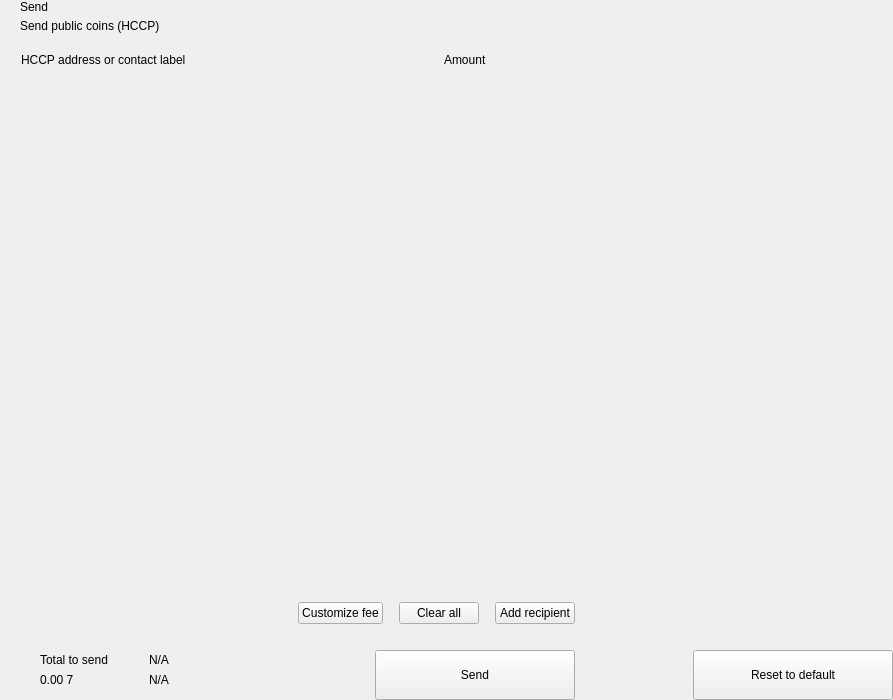
<?xml version="1.0" encoding="UTF-8"?>
<ui version="4.0">
 <class>send</class>
 <widget class="QWidget" name="send">
  <property name="geometry">
   <rect>
    <x>0</x>
    <y>0</y>
    <width>893</width>
    <height>700</height>
   </rect>
  </property>
  <property name="windowTitle">
   <string>Form</string>
  </property>
  <layout class="QHBoxLayout" name="horizontalLayout_2" stretch="2,1">
   <property name="spacing">
    <number>0</number>
   </property>
   <property name="leftMargin">
    <number>0</number>
   </property>
   <property name="topMargin">
    <number>0</number>
   </property>
   <property name="rightMargin">
    <number>0</number>
   </property>
   <property name="bottomMargin">
    <number>0</number>
   </property>
   <item>
    <widget class="QWidget" name="left" native="true">
     <layout class="QVBoxLayout" name="verticalLayout_3">
      <property name="spacing">
       <number>0</number>
      </property>
      <property name="leftMargin">
       <number>0</number>
      </property>
      <property name="topMargin">
       <number>0</number>
      </property>
      <property name="rightMargin">
       <number>0</number>
      </property>
      <property name="bottomMargin">
       <number>0</number>
      </property>
      <item>
       <layout class="QVBoxLayout" name="verticalLayout_22" stretch="0,0,0,1,0,0,0,0">
        <property name="spacing">
         <number>0</number>
        </property>
        <item>
         <layout class="QHBoxLayout" name="horizontalLayout_3">
          <property name="spacing">
           <number>0</number>
          </property>
          <property name="leftMargin">
           <number>20</number>
          </property>
          <property name="rightMargin">
           <number>20</number>
          </property>
          <item>
           <layout class="QVBoxLayout" name="verticalLayout">
            <property name="spacing">
             <number>5</number>
            </property>
            <item>
             <widget class="QLabel" name="labelTitle">
              <property name="text">
               <string>Send</string>
              </property>
              <property name="alignment">
               <set>Qt::AlignLeading|Qt::AlignLeft|Qt::AlignVCenter</set>
              </property>
             </widget>
            </item>
            <item>
             <widget class="QLabel" name="labelSubtitle1">
              <property name="text">
               <string>Send public coins (HCCP)</string>
              </property>
             </widget>
            </item>
           </layout>
          </item>
          <item>
           <spacer name="horizontalSpacer">
            <property name="orientation">
             <enum>Qt::Horizontal</enum>
            </property>
            <property name="sizeHint" stdset="0">
             <size>
              <width>40</width>
              <height>20</height>
             </size>
            </property>
           </spacer>
          </item>
         </layout>
        </item>
        <item>
         <spacer name="verticalSpacer_2">
          <property name="orientation">
           <enum>Qt::Vertical</enum>
          </property>
          <property name="sizeType">
           <enum>QSizePolicy::Fixed</enum>
          </property>
          <property name="sizeHint" stdset="0">
           <size>
            <width>20</width>
            <height>20</height>
           </size>
          </property>
         </spacer>
        </item>
        <item>
         <layout class="QHBoxLayout" name="horizontalLayout" stretch="6,0,2">
          <property name="spacing">
           <number>0</number>
          </property>
          <property name="leftMargin">
           <number>10</number>
          </property>
          <property name="topMargin">
           <number>0</number>
          </property>
          <property name="rightMargin">
           <number>20</number>
          </property>
          <property name="bottomMargin">
           <number>0</number>
          </property>
          <item>
           <widget class="QLabel" name="labelSubtitleAddress">
            <property name="styleSheet">
             <string notr="true">margin-left:8px;</string>
            </property>
            <property name="text">
             <string>HCCP address or contact label</string>
            </property>
           </widget>
          </item>
          <item>
           <spacer name="horizontalSpacer_3">
            <property name="orientation">
             <enum>Qt::Horizontal</enum>
            </property>
            <property name="sizeType">
             <enum>QSizePolicy::Fixed</enum>
            </property>
            <property name="sizeHint" stdset="0">
             <size>
              <width>40</width>
              <height>1</height>
             </size>
            </property>
           </spacer>
          </item>
          <item>
           <widget class="QLabel" name="labelSubtitleAmount">
            <property name="text">
             <string>Amount</string>
            </property>
           </widget>
          </item>
         </layout>
        </item>
        <item>
         <widget class="QScrollArea" name="scrollArea">
          <property name="minimumSize">
           <size>
            <width>0</width>
            <height>350</height>
           </size>
          </property>
          <property name="styleSheet">
           <string notr="true">#scrollArea {
            background:transparent;
            margin-top:10px;
}</string>
          </property>
          <property name="horizontalScrollBarPolicy">
           <enum>Qt::ScrollBarAlwaysOff</enum>
          </property>
          <property name="sizeAdjustPolicy">
           <enum>QAbstractScrollArea::AdjustIgnored</enum>
          </property>
          <property name="widgetResizable">
           <bool>true</bool>
          </property>
          <property name="alignment">
           <set>Qt::AlignLeading|Qt::AlignLeft|Qt::AlignTop</set>
          </property>
          <widget class="QWidget" name="scrollAreaWidgetContents">
           <property name="geometry">
            <rect>
             <x>0</x>
             <y>0</y>
             <width>591</width>
             <height>16</height>
            </rect>
           </property>
           <property name="sizePolicy">
            <sizepolicy hsizetype="Preferred" vsizetype="Maximum">
             <horstretch>0</horstretch>
             <verstretch>0</verstretch>
            </sizepolicy>
           </property>
           <property name="autoFillBackground">
            <bool>false</bool>
           </property>
           <property name="styleSheet">
            <string notr="true">#scrollAreaWidgetContents {
             background:transparent;
             }</string>
           </property>
           <layout class="QVBoxLayout" name="verticalLayout_7">
            <property name="spacing">
             <number>0</number>
            </property>
            <property name="sizeConstraint">
             <enum>QLayout::SetDefaultConstraint</enum>
            </property>
            <property name="leftMargin">
             <number>0</number>
            </property>
            <property name="topMargin">
             <number>0</number>
            </property>
            <property name="rightMargin">
             <number>0</number>
            </property>
            <property name="bottomMargin">
             <number>0</number>
            </property>
           </layout>
          </widget>
         </widget>
        </item>
        <item>
         <spacer name="verticalSpacer_4">
          <property name="orientation">
           <enum>Qt::Vertical</enum>
          </property>
          <property name="sizeType">
           <enum>QSizePolicy::Fixed</enum>
          </property>
          <property name="sizeHint" stdset="0">
           <size>
            <width>20</width>
            <height>20</height>
           </size>
          </property>
         </spacer>
        </item>
        <item>
         <layout class="QHBoxLayout" name="horizontalLayout_20">
          <property name="spacing">
           <number>6</number>
          </property>
          <property name="leftMargin">
           <number>20</number>
          </property>
          <property name="rightMargin">
           <number>20</number>
          </property>
          <item>
           <spacer name="horizontalSpacer_4">
            <property name="orientation">
             <enum>Qt::Horizontal</enum>
            </property>
            <property name="sizeHint" stdset="0">
             <size>
              <width>10</width>
              <height>20</height>
             </size>
            </property>
           </spacer>
          </item>
          <item>
           <widget class="QPushButton" name="pushButtonFee">
            <property name="focusPolicy">
             <enum>Qt::NoFocus</enum>
            </property>
            <property name="text">
             <string>Customize fee</string>
            </property>
           </widget>
          </item>
          <item>
           <spacer name="horizontalSpacer_11">
            <property name="orientation">
             <enum>Qt::Horizontal</enum>
            </property>
            <property name="sizeType">
             <enum>QSizePolicy::Minimum</enum>
            </property>
            <property name="sizeHint" stdset="0">
             <size>
              <width>10</width>
              <height>20</height>
             </size>
            </property>
           </spacer>
          </item>
          <item>
           <widget class="QPushButton" name="pushButtonClear">
            <property name="focusPolicy">
             <enum>Qt::NoFocus</enum>
            </property>
            <property name="layoutDirection">
             <enum>Qt::RightToLeft</enum>
            </property>
            <property name="text">
             <string>Clear all</string>
            </property>
           </widget>
          </item>
          <item>
           <spacer name="horizontalSpacer_6">
            <property name="orientation">
             <enum>Qt::Horizontal</enum>
            </property>
            <property name="sizeType">
             <enum>QSizePolicy::Fixed</enum>
            </property>
            <property name="sizeHint" stdset="0">
             <size>
              <width>10</width>
              <height>20</height>
             </size>
            </property>
           </spacer>
          </item>
          <item>
           <widget class="QPushButton" name="pushButtonAddRecipient">
            <property name="focusPolicy">
             <enum>Qt::NoFocus</enum>
            </property>
            <property name="text">
             <string>Add recipient</string>
            </property>
           </widget>
          </item>
         </layout>
        </item>
        <item>
         <spacer name="verticalSpacer">
          <property name="orientation">
           <enum>Qt::Vertical</enum>
          </property>
          <property name="sizeType">
           <enum>QSizePolicy::Fixed</enum>
          </property>
          <property name="sizeHint" stdset="0">
           <size>
            <width>20</width>
            <height>16</height>
           </size>
          </property>
         </spacer>
        </item>
        <item>
         <layout class="QHBoxLayout" name="horizontalLayout_7">
          <property name="rightMargin">
           <number>20</number>
          </property>
          <item>
           <layout class="QHBoxLayout" name="horizontalLayout_10">
            <property name="spacing">
             <number>0</number>
            </property>
            <property name="leftMargin">
             <number>8</number>
            </property>
            <item>
             <widget class="QStackedWidget" name="stackedWidget">
              <property name="minimumSize">
               <size>
                <width>0</width>
                <height>60</height>
               </size>
              </property>
              <property name="maximumSize">
               <size>
                <width>16777215</width>
                <height>60</height>
               </size>
              </property>
              <widget class="QWidget" name="page1">
               <layout class="QVBoxLayout" name="verticalLayout_71" stretch="0">
                <property name="spacing">
                 <number>6</number>
                </property>
                <property name="leftMargin">
                 <number>12</number>
                </property>
                <property name="topMargin">
                 <number>0</number>
                </property>
                <property name="rightMargin">
                 <number>0</number>
                </property>
                <property name="bottomMargin">
                 <number>0</number>
                </property>
                <item>
                 <widget class="QWidget" name="coinWidget" native="true">
                  <property name="minimumSize">
                   <size>
                    <width>0</width>
                    <height>60</height>
                   </size>
                  </property>
                  <property name="maximumSize">
                   <size>
                    <width>16777215</width>
                    <height>60</height>
                   </size>
                  </property>
                  <layout class="QHBoxLayout" name="horizontalLayout_9">
                   <property name="spacing">
                    <number>0</number>
                   </property>
                   <property name="leftMargin">
                    <number>20</number>
                   </property>
                   <property name="topMargin">
                    <number>10</number>
                   </property>
                   <property name="rightMargin">
                    <number>20</number>
                   </property>
                   <property name="bottomMargin">
                    <number>10</number>
                   </property>
                   <item>
                    <layout class="QVBoxLayout" name="verticalSend">
                     <property name="spacing">
                      <number>0</number>
                     </property>
                     <item>
                      <widget class="QLabel" name="labelTitleTotalSend">
                       <property name="text">
                        <string>Total to send</string>
                       </property>
                      </widget>
                     </item>
                     <item>
                      <widget class="QLabel" name="labelAmountSend">
                       <property name="text">
                        <string notr="true">0.00 7</string>
                       </property>
                      </widget>
                     </item>
                    </layout>
                   </item>
                   <item>
                    <spacer name="horizontalSpacer_9">
                     <property name="orientation">
                      <enum>Qt::Horizontal</enum>
                     </property>
                     <property name="sizeType">
                      <enum>QSizePolicy::Fixed</enum>
                     </property>
                     <property name="sizeHint" stdset="0">
                      <size>
                       <width>20</width>
                       <height>20</height>
                      </size>
                     </property>
                    </spacer>
                   </item>
                   <item>
                    <widget class="QLabel" name="labelLine">
                     <property name="minimumSize">
                      <size>
                       <width>1</width>
                       <height>0</height>
                      </size>
                     </property>
                     <property name="maximumSize">
                      <size>
                       <width>1</width>
                       <height>16777215</height>
                      </size>
                     </property>
                     <property name="text">
                      <string/>
                     </property>
                    </widget>
                   </item>
                   <item>
                    <spacer name="horizontalSpacer_10">
                     <property name="orientation">
                      <enum>Qt::Horizontal</enum>
                     </property>
                     <property name="sizeType">
                      <enum>QSizePolicy::Fixed</enum>
                     </property>
                     <property name="sizeHint" stdset="0">
                      <size>
                       <width>20</width>
                       <height>20</height>
                      </size>
                     </property>
                    </spacer>
                   </item>
                   <item>
                    <layout class="QVBoxLayout" name="verticalRemaining">
                     <property name="spacing">
                      <number>0</number>
                     </property>
                     <item>
                      <widget class="QLabel" name="labelTitleTotalRemaining">
                       <property name="text">
                        <string notr="true">N/A</string>
                       </property>
                      </widget>
                     </item>
                     <item>
                      <widget class="QLabel" name="labelAmountRemaining">
                       <property name="text">
                        <string notr="true">N/A</string>
                       </property>
                      </widget>
                     </item>
                    </layout>
                   </item>
                  </layout>
                 </widget>
                </item>
               </layout>
              </widget>
              <widget class="QWidget" name="page_2"/>
             </widget>
            </item>
           </layout>
          </item>
          <item>
           <spacer name="horizontalSpacer_5">
            <property name="orientation">
             <enum>Qt::Horizontal</enum>
            </property>
            <property name="sizeType">
             <enum>QSizePolicy::Expanding</enum>
            </property>
            <property name="sizeHint" stdset="0">
             <size>
              <width>40</width>
              <height>20</height>
             </size>
            </property>
           </spacer>
          </item>
          <item alignment="Qt::AlignBottom">
           <widget class="QPushButton" name="pushButtonSave">
            <property name="minimumSize">
             <size>
              <width>200</width>
              <height>50</height>
             </size>
            </property>
            <property name="maximumSize">
             <size>
              <width>200</width>
              <height>50</height>
             </size>
            </property>
            <property name="focusPolicy">
             <enum>Qt::NoFocus</enum>
            </property>
            <property name="text">
             <string>Send</string>
            </property>
           </widget>
          </item>
         </layout>
        </item>
       </layout>
      </item>
     </layout>
    </widget>
   </item>
   <item>
    <widget class="QWidget" name="right" native="true">
     <layout class="QVBoxLayout" name="verticalLayout_5">
      <property name="leftMargin">
       <number>0</number>
      </property>
      <property name="topMargin">
       <number>0</number>
      </property>
      <property name="rightMargin">
       <number>0</number>
      </property>
      <property name="bottomMargin">
       <number>0</number>
      </property>
      <item>
       <layout class="QVBoxLayout" name="verticalLayout_4">
        <property name="spacing">
         <number>6</number>
        </property>
        <item>
         <widget class="OptionButton" name="btnCoinControl" native="true">
          <property name="minimumSize">
           <size>
            <width>0</width>
            <height>50</height>
           </size>
          </property>
         </widget>
        </item>
        <item>
         <widget class="OptionButton" name="btnChangeAddress" native="true">
          <property name="minimumSize">
           <size>
            <width>0</width>
            <height>50</height>
           </size>
          </property>
         </widget>
        </item>
        <item>
         <widget class="OptionButton" name="btnUri" native="true">
          <property name="minimumSize">
           <size>
            <width>0</width>
            <height>50</height>
           </size>
          </property>
         </widget>
        </item>
        <item>
         <spacer name="verticalSpacer_5">
          <property name="orientation">
           <enum>Qt::Vertical</enum>
          </property>
          <property name="sizeHint" stdset="0">
           <size>
            <width>20</width>
            <height>40</height>
           </size>
          </property>
         </spacer>
        </item>
        <item>
         <layout class="QHBoxLayout" name="horizontalLayout_8">
          <item>
           <spacer name="horizontalSpacer_7">
            <property name="orientation">
             <enum>Qt::Horizontal</enum>
            </property>
            <property name="sizeHint" stdset="0">
             <size>
              <width>40</width>
              <height>20</height>
             </size>
            </property>
           </spacer>
          </item>
          <item>
           <widget class="QPushButton" name="pushButtonReset">
            <property name="minimumSize">
             <size>
              <width>200</width>
              <height>50</height>
             </size>
            </property>
            <property name="maximumSize">
             <size>
              <width>200</width>
              <height>50</height>
             </size>
            </property>
            <property name="focusPolicy">
             <enum>Qt::NoFocus</enum>
            </property>
            <property name="text">
             <string>Reset to default</string>
            </property>
           </widget>
          </item>
         </layout>
        </item>
       </layout>
      </item>
     </layout>
    </widget>
   </item>
  </layout>
 </widget>
 <customwidgets>
  <customwidget>
   <class>OptionButton</class>
   <extends>QWidget</extends>
   <header>qt/pivx/optionbutton.h</header>
   <container>1</container>
  </customwidget>
 </customwidgets>
 <resources/>
 <connections/>
</ui>
